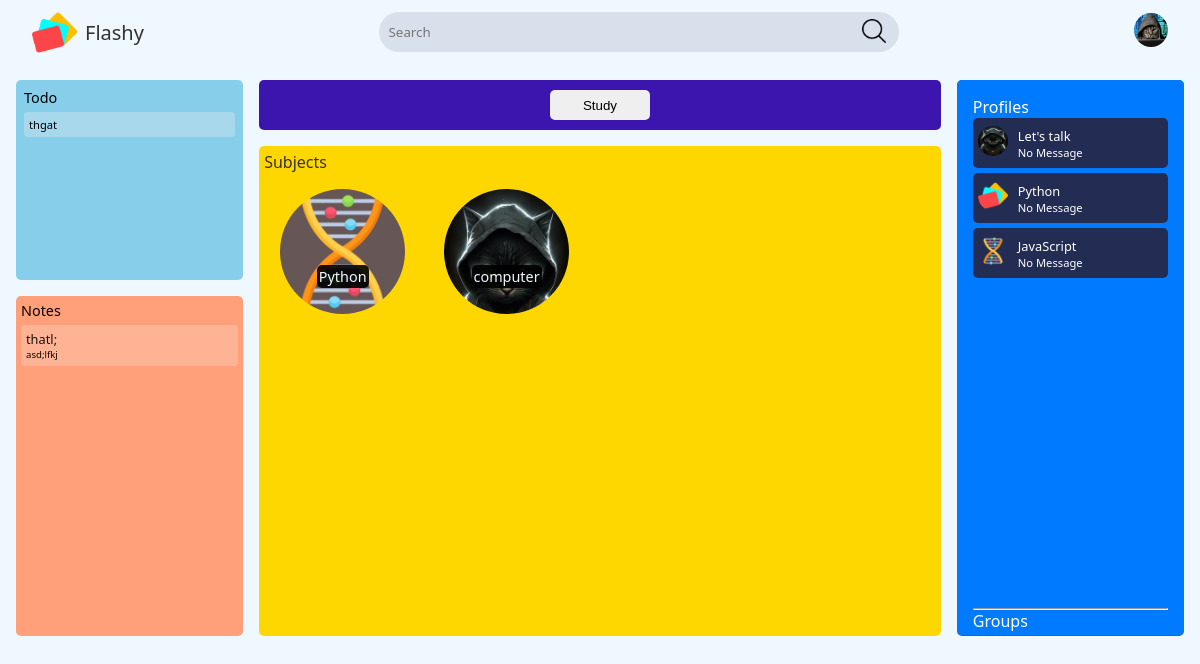
The app's page / (signed in) with its own data.
### flashcard/models.py (models this page shows, shortened)
class User(AbstractUser):
  name = models.CharField(max_length=200, null=True, blank=False, unique=True)
  username = models.CharField(max_length=100, unique=True)
  email = models.EmailField(unique=True, blank=False)
  bio = models.TextField(null=True, blank=True)
  score = models.IntegerField(null=False, default=0, blank=False)
  education_choices = [
    ("MSC", "Middle_School"),
    ("HSC", "High_School"),
    ("Col", "College"),
    ("GSC", "Graduate_School")
  ]
  education = models.CharField(max_length=3, choices=education_choices, default="other")
  avatar = models.ImageField(null=True, default=get_default_avatar)
  prefer_dark_theme = models.BooleanField(default=False, help_text="Do you prefer dark theme?")
  is_active = models.BooleanField(default=True, help_text="If the person is active, it is True")
  date_joined = models.DateTimeField(auto_now_add=True)
  USERNAME_FIELD = 'email'
  REQUIRED_FIELDS = []

class Todo(models.Model):
  task = models.TextField(max_length=300, null=False, blank=False)
  created = models.DateTimeField(auto_now_add=True)
  creator = models.ForeignKey(User, on_delete=models.CASCADE)

class Notes(models.Model):
  title = models.CharField(max_length=100, null=False, blank=False, default="")
  note = models.TextField(max_length=3000, null=False, blank=False)
  flashcard = models.ForeignKey(FlashCard, null=True, on_delete=models.SET_NULL, blank=True)
  topic = models.ForeignKey(Topics, null=True, on_delete=models.SET_NULL, blank=True)
  created = models.DateTimeField(auto_now_add=True)
  updated = models.DateTimeField(auto_now=True)
  creator = models.ForeignKey(User, on_delete=models.CASCADE)

class Subject(models.Model):
  subject_name = models.CharField(max_length=120, null=False, blank=False)
  created = models.DateTimeField(auto_now_add=True)
  updated = models.DateTimeField(auto_now=True)
  picture = models.ImageField(null=True, default="#", blank=True, upload_to="image/avatar") # Add a default image
  creator = models.ForeignKey(User, on_delete=models.CASCADE)

class Group(models.Model):
  host = models.ForeignKey(User, on_delete=models.CASCADE)
  group_name = models.CharField(max_length=120, null=False, blank=False)
  description = models.TextField(null=True, blank=True)
  created = models.DateTimeField(auto_now_add=True)
  updated = models.DateTimeField(auto_now=True)
  is_public = models.BooleanField(default=True)
  image = models.ImageField(null=True, default=get_default_group_avatar) # Add default image!
  members = models.ManyToManyField(User, through="Membership", related_name="members")
  last_message = models.OneToOneField(
    'GroupMessages',
    on_delete=models.SET_NULL,
    null=True,
    blank=True,
    related_name='group_last_message'
  )

### flashcard/views.py (the view)
# urls.py: path('', views.home, name="home"),
@login_required(login_url='login')
def home(request):
	user = request.user
	inspirational_quote = 0
	notes = Notes.objects.filter(creator=request.user).order_by("-updated")
	to_do = Todo.objects.filter(creator=request.user).order_by("created")
	subjects = Subject.objects.filter(creator=request.user).order_by("-updated")
	topics = Topics.objects.filter(creator = user).order_by("-updated")
	flashcards = FlashCard.objects.filter(creator = user).order_by("-updated")
	groups = Group.objects.all()
	GroupMessages.objects.all().order_by("-created")
	context = {"user": user, "inspirational": inspirational_quote, "todo": to_do,
	           "notes": notes, "topics": topics, "flashcards": flashcards,
	            "subjects": subjects, "groups": groups,
			}
	return render(request, 'flashcards/home.html', context)

### flashcard/templates/flashcards/home.html (shortened to what this page needs)
{% extends 'main.html' %}
{% load static %}
{% block css_file %}
<link rel="stylesheet" href="{% static 'styles/home.css' %}">
{% endblock css_file %}
{% block content %}
    <div class="home-container">
      <div class="start-home">
        {% include 'flashcards/components/todo.html' %}
        {% include 'flashcards/components/notes.html' %}
      </div>
      <div class="center-home">
        {% include 'flashcards/components/action.html' %}
        {% include 'flashcards/important/subjects_list.html' %}
      </div>
      <div class="end-home">
        {% include 'flashcards/social/chat.html' %}
      </div>
    </div>
{% endblock content %}

### templates/navbar.html (shortened to what this page needs)
{% load static %}
<nav>
  <div id="start" class="logo">
    <a href="{% url 'home' %}">
      <img src="{% static 'images/related/logo.png' %}" class="logo-image">
        <p>Flashy</p>
    </a>
  </div>
  <div id="center" class="search">
    <form class="header_search" method="get" action="{% url 'search' %}">
      <input name="q" placeholder="Search" class="input">
      <button class="search-logo"><img src="{% static 'images/related/search_dark.png' %}" class="search-logo-image" width="24px" height="24px"></button>
    </form>
     </div>
  <div id="end" class="user">
      {% if request.user.is_authenticated %}
        <div class="avatar">
          <a href="{% url 'settings' %}">
            {% if request.user.avatar == "/static/image/avatar/avatar.png"%}
              <img src="{{ request.user.avatar }}" class="avatar-image">
            {% else %}
              <img src="{{ request.user.avatar.url }}" class="avatar-image">
            {% endif %}
          </a>
        </div>
      {% else %}
        <div class="login-button">
            <a href="{% url 'login' %}">
                <button>Login</button>
            </a>
        </div>
      {% endif %}
  </div>
</nav>

### flashcard/templates/flashcards/components/todo.html
{% load static %}
<link rel="stylesheet" href="{% static 'styles/components/todo.css' %}">
<div class="to-do-container container">
  <a href="{% url 'create_todo' %}?next={{ request.path }}"><div class="to-do-header header">Todo </div></a>
    <div class="to-do-body body">
        {% for element in todo %}
          <a href="{% url 'delete_todo' element.id %}?next_url={{ request.path|urlencode }}">
            <div class="todo-element">
              <p class="todo-element-paragraph">{{ element.task }}</p>
            </div>
          </a>
        {% endfor %}
    </div>
</div>

### flashcard/templates/flashcards/components/notes.html
{% load static %}
<link rel="stylesheet" href="{% static 'styles/components/notes.css' %}">
<div class="notes-container container">
  <a href="{% url 'create_notes' %}?next_url={{ request.path }}"><div class="notes-header header">Notes </div></a>
    <div class="notes-body body">
        {% for element in notes %}
           <a href="{% url 'delete_notes' element.id %}?next_url={{ request.path }}">
            <div class="notes-element">
              <p class="notes-element-title">{{ element.title }}</p>
              <p class="notes-element-paragraph">{{ element.note }}</p>
            </div>
           </a>
        {% endfor %}
    </div>
</div>

### flashcard/templates/flashcards/important/subjects_list.html (shortened to what this page needs)
{% load static %}
<link rel="stylesheet" href="{% static 'styles/important/subjects_list.css' %}">
<div class="subjects-list">
  <a href="{% url 'create_subjects' %}"><div>
      <p class="subject-title">Subjects</p>
    </div>
  </a>
 <div class="subject">
  {% for subject in subjects %}
      <a href="{% url 'subject' subject.id %}">
        <div class="subjects-element" {% if subject.picture %} style="background-image: url('{{ subject.picture.url }}')" {% endif %}>
            <p class="subject-name">{{ subject.subject_name }}</p>
        </div>
      </a>
  {% endfor %}
</div>
</div>

### flashcard/templates/flashcards/social/chat.html
{% load static %}
<link rel="stylesheet" href="{% static 'styles/social/chat.css' %}">
<div class="chat-div">
  <a href="{% url 'profiles' %}">Profiles</a>
  <div class="groups">
    {% for group in groups %}
      <a href="{% url 'group' group.id %}">
        <div class="group">
          <div class="left">
            <img src="{% if group.image.url == "/images/static/images/related/group.jpeg" %} {% static 'images/related/group.jpeg' %} {% else %} {{ group.image.url }}{% endif %}">
          </div>
          <div class="right">
            <div class="group_name">{{ group.group_name }}</div>
            <div class="last_message">
              {% if group.last_message %}
                <p class="last_message_sender">{{ group.last_message.sender.name }}: </p>
                <div>
                  <p class="last_message_body" >{{ group.last_message.message|slice:":20" }}...</p>
                  <p class="last_message_created" >{{ group.last_message.created|timesince }} ago</p>
                </div>
              {% else %}
                <p>No Message</p>
              {% endif %}
            </div>
          </div>
        </div>
      </a>
    {% endfor %}
  </div>
  <hr>
  <a href="{% url 'create-group' %}">
    <p>Groups</p>
  </a>
</div>

### static/styles/main_dark.css (style rules this page uses)
:root { --search-form-light-background: rgba(120, 131, 155, 0.2); --logo-font-light-color: #333333; --background-color: #F0F8FF; --text-color-light: #333333; --search-button-light-color: #000; --search-form-button-color: invert(100%); --box-shodow-color: rgb(77, 77, 77); --login-button-background: #fff; --login-button-background-hover: linear-gradient(to top, #00d2ff, #3a7bd5); --search-form-border-radius: 40px; --search-form-border-hover: transparent; }
* { padding: 0; margin: 0; box-sizing: border-box; }
body { background-color: var(--background-color); transition: background-color 0.5s ease; color: var(--text-color-light); font-family: "Segoe UI", serif; scroll-behavior: smooth; scrollbar-width: thin; scrollbar-color: #030303 #282828; }
nav { height: 56px; display: flex; flex-direction: row; justify-content: space-between; align-items: center; gap: 1rem; padding: 2rem; }
nav .logo a { display: flex; align-items: center; justify-content: center; gap: 0.5rem; color: var(--text-color-light); font-family: "Jetbrains Mono", "Segoe UI", serif; text-decoration: none; font-size: 20px; }
nav .logo a .logo-image { height: 45px; }
nav .search { height: 50px; display: flex; flex: 1 1 300px; flex-basis: 200px; max-width: 520.8px; }
nav .search form { height: 50px; flex: 1; display: flex; justify-content: center; align-items: center; }
nav .search form input.input { outline: none; border: none; background-color: var(--search-form-light-background); font-family: "Segoe UI", "JetBrains Mono", serif; border-radius: var(--search-form-border-radius) 0 0 var(--search-form-border-radius); padding: 10px; height: 40px; flex: 1; margin-right: 0; color: var(--text-color-light); transition: all 500ms cubic-bezier(0.165, 0.84, 0.44, 1); }
nav .search button { height: 40px; width: 50px; background-color: var(--search-form-light-background); border-radius: 0 var(--search-form-border-radius) var(--search-form-border-radius) 0; border: none; margin-right: 0; transition: all 500ms cubic-bezier(0.165, 0.84, 0.44, 1); }
nav .user { display: flex; gap: 1rem; }
nav .user .avatar a .avatar-image { width: 34px; height: 34px; border-radius: 50%; z-index: 343; }
nav .user { display: flex; justify-content: center; align-items: center; }

### static/styles/home.css (style rules this page uses)
.home-container { display: grid; grid-auto-flow: column; grid-template-columns: 1fr 3fr 1fr; grid-template-rows: 3fr; gap: 1rem; padding: 1rem; color: #ffffff; font-family: inherit; }
body { overflow: hidden; }
.start-home { display: flex; gap: 1rem; flex-direction: column; }
.center-home { display: flex; flex-direction: column; gap: 1rem; }
.end-home { background-color: #675656; border-radius: 5px; }

### static/styles/components/todo.css (style rules this page uses)
.to-do-container { border-radius: 5px; background-color: #87CEEB; display: flex; flex-direction: column; overflow: auto; height: 200px; padding: 0.5rem; }
.to-do-body { display: flex; flex-direction: column; overflow: visible; gap: 5px; }
.to-do-header { font-size: 0.9rem; margin-bottom: 0.3rem; color: #000000; }
.todo-element { display: flex; flex-direction: row; flex-wrap: nowrap; border-radius: 4px; background-color: rgba(236, 236, 236, 0.32); padding: 5px; transition: background-color 0.3s ease-in-out; color: black; }
.to-do-body a { text-decoration: none; color: white; }
.to-do-body a .todo-element .todo-element-paragraph { font-size: 0.7rem; transition: background-color 0.3s ease-in-out; }

### static/styles/components/notes.css (style rules this page uses)
a { text-decoration: none; color: #ffffff; }
.notes-container { border-radius: 5px; background-color: #FFA07A; display: flex; flex-direction: column; padding: 5px; overflow: auto; height: 340px; }
.notes-body { display: flex; flex-direction: column; overflow: visible; gap: 5px; }
.notes-header { font-size: 0.9rem; margin-bottom: 0.3rem; color: #000000; }
.notes-element { display: flex; flex-direction: column; flex-wrap: nowrap; border-radius: 4px; background-color: rgba(253, 253, 253, 0.2); padding: 5px; transition: background-color 0.3s ease-in-out; }
.notes-body a .notes-element { text-decoration: none; color: black; }
.notes-element-title { font-size: 0.8rem; color: rgba(0, 0, 0, 0.9); }
.notes-element-paragraph { font-size: 0.6rem; color: rgba(0, 0, 0, 0.97); }

### records on screen
User: user.avatar (picture)
Todo: task "thgat"
Notes: title "thatl;", note "asd;lfkj"
Subject: picture (picture), subject_name "Python"
Subject: picture (picture), subject_name "computer"
Group: image (picture), group_name "Let's talk", shows "No Message"
Group: image (picture), group_name "Python", shows "No Message"
Group: image (picture), group_name "JavaScript", shows "No Message"
